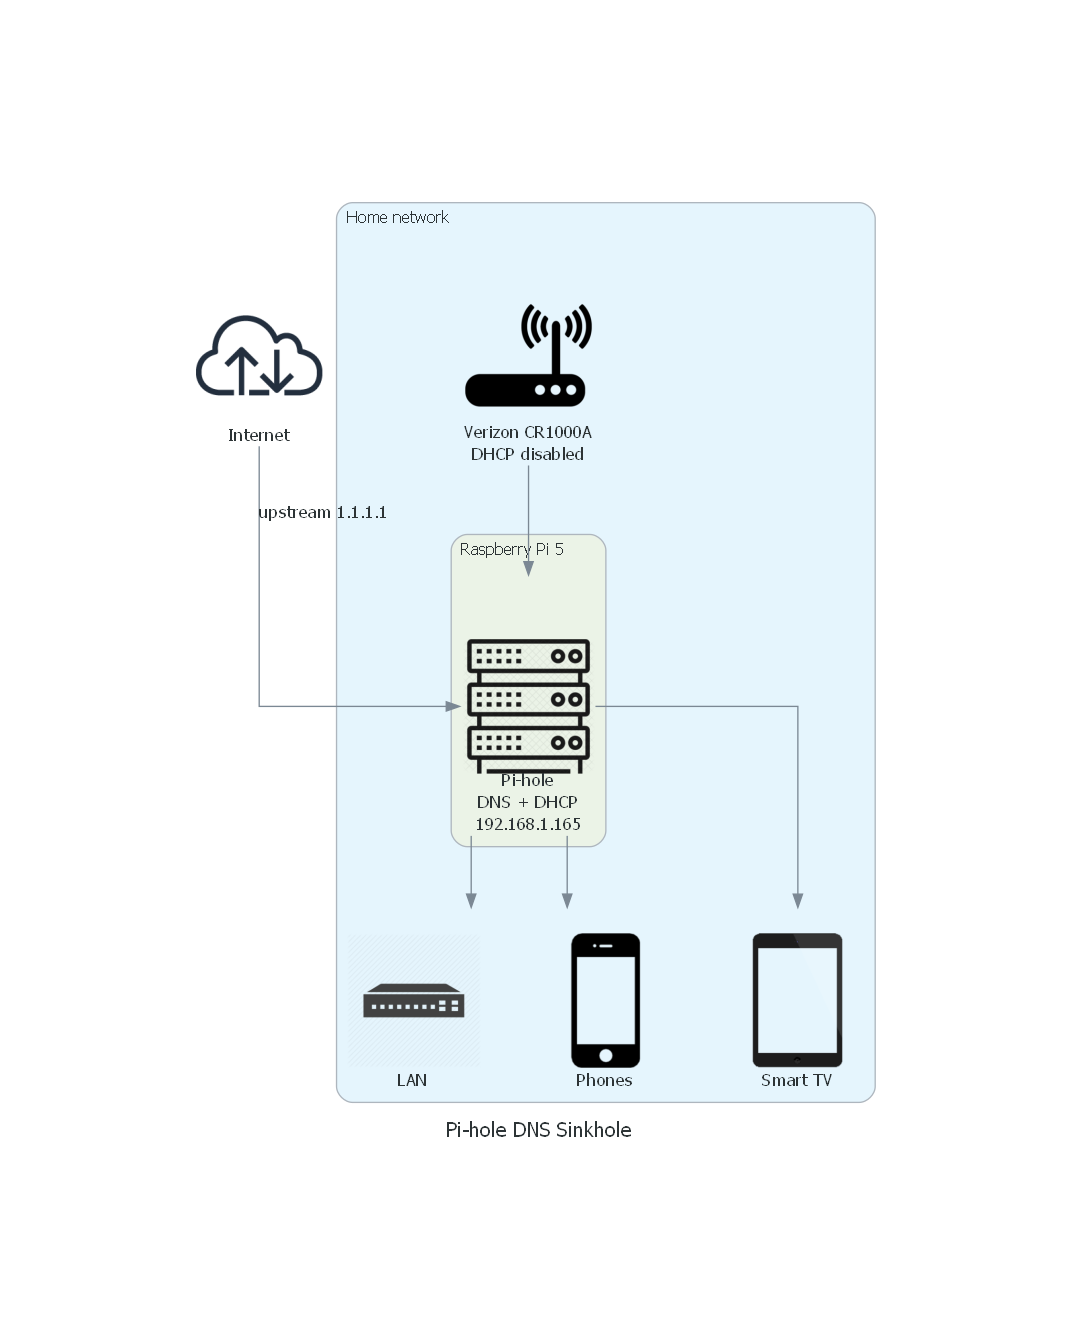

Recreate this plot in Python.
from diagrams import Diagram, Cluster, Edge
from diagrams.generic.network import Router, Switch
from diagrams.generic.device import Mobile, Tablet
from diagrams.generic.compute import Rack
from diagrams.onprem.network import Internet

with Diagram("Pi-hole DNS Sinkhole", filename="01-pihole-topology", show=False, direction="TB"):
    internet = Internet("Internet")
    with Cluster("Home network"):
        router = Router("Verizon CR1000A\nDHCP disabled")
        with Cluster("Raspberry Pi 5"):
            pihole = Rack("Pi-hole\nDNS + DHCP\n192.168.1.165")
        clients = [Switch("LAN"), Mobile("Phones"), Tablet("Smart TV")]
    internet >> Edge(label="upstream 1.1.1.1") >> pihole
    router >> pihole >> clients
